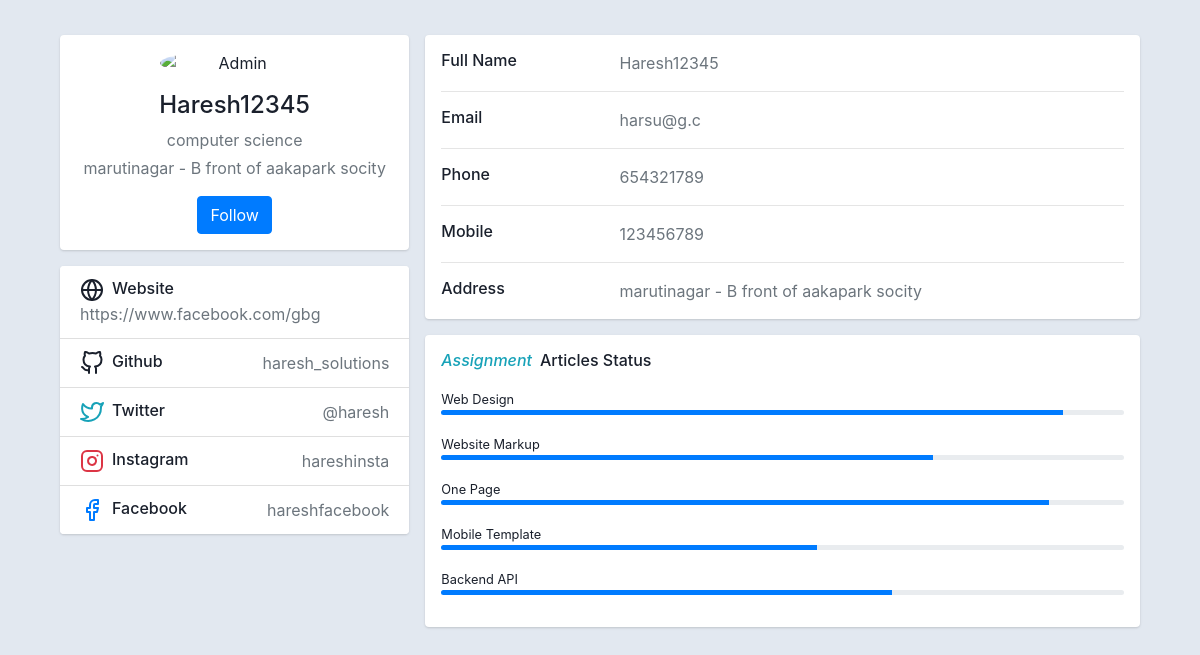
Before: /index.php/home/about_user with the older database file.
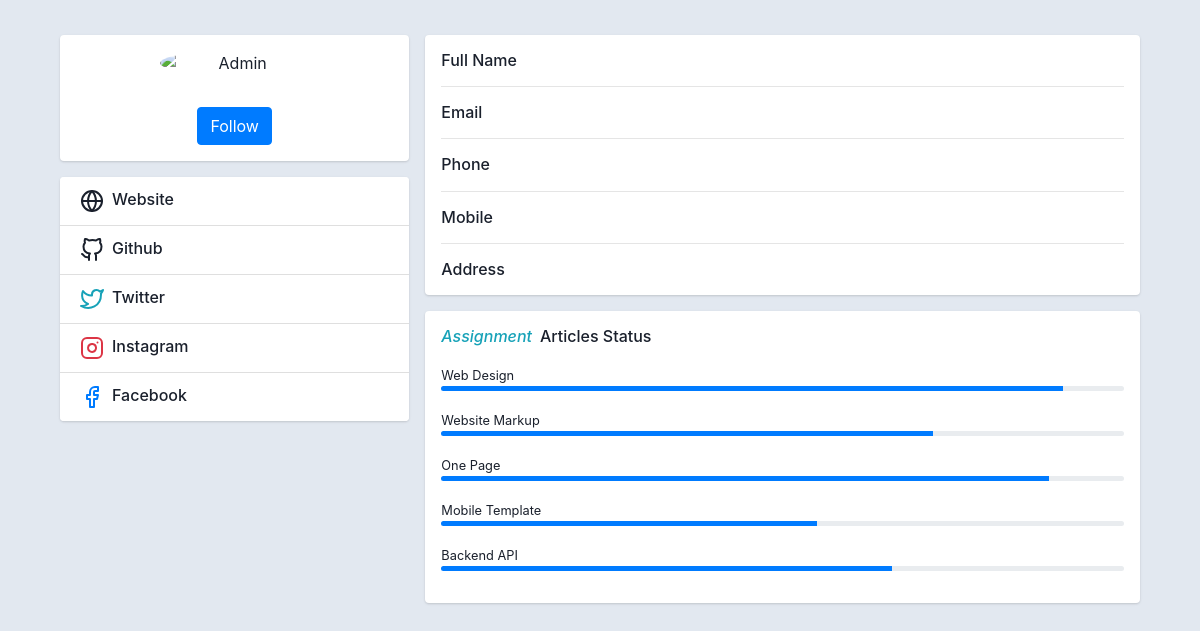
After: the same page with the newer database file.
### tables this page shows
CREATE TABLE `user_list` (
  `user_id` int(15) NOT NULL,
  `user_name` varchar(150) NOT NULL,
  `email` varchar(150) NOT NULL,
  `total_post` int(12) NOT NULL DEFAULT 0,
  `type` varchar(15) NOT NULL DEFAULT 'co_admin',
  `password` varchar(40) NOT NULL,
  `profile_pic` varchar(200) NOT NULL,
  `reg_id` int(15) NOT NULL,
  `profession` varchar(150) NOT NULL DEFAULT '-',
  `address` varchar(350) NOT NULL DEFAULT '-',
  `website` varchar(200) NOT NULL DEFAULT '-',
  `github` varchar(350) NOT NULL DEFAULT '-',
  `twitter` varchar(350) NOT NULL DEFAULT '-',
  `instagram` varchar(350) NOT NULL DEFAULT '-',
  `facebook` varchar(350) NOT NULL DEFAULT '-',
  `moblie` varchar(12) NOT NULL DEFAULT '-',
  `phone` varchar(12) NOT NULL DEFAULT '-'
);

### application/controllers/home.php (called while the page is built, shortened)
<?php
class home extends CI_Controller
{
    function __construct()
    {
        $this->load->model("home_model");
    }
    public function about_user()
    {
        $id = 5;
        $data['data'] = $this->home_model->about_user_model($id);
        $this->load->view("user_about_page", $data);
    }
}

### index.php (called while the page is built, shortened)
<?php
require_once BASEPATH.'core/CodeIgniter.php';

### application/models/home_model.php (called while the page is built, shortened)
<?php
class home_model extends CI_Model
{
    function about_user_model($id)
    {
        $data = $this->db->where('user_id', $id)
            ->get('user_list')->result_array();
        return $data;
    }
}

### application/views/user_about_page.php (the view, shortened to what the changed rows need)
<!DOCTYPE html>
<html lang="en">
<head>
    <link rel="stylesheet" href="https://stackpath.bootstrapcdn.com/bootstrap/4.3.1/css/bootstrap.min.css" />
    <link rel="stylesheet" href="<?php echo base_url(); ?>tools/dist/css/user_about_page.css" />
</head>
<body>
    <div class="container">
        <div class="main-body">
            <div class="row gutters-sm">
                <div class="col-md-4 mb-3">
                    <div class="card">
                        <div class="card-body">
                            <div class="d-flex flex-column align-items-center text-center">
                                <div class="mt-3">
                                    <h4>
                                        <?php echo $data[0]['user_name']; ?>
                                    </h4>
                                    <p class="text-secondary mb-1"> <?php echo $data[0]['profession']; ?> </p>
                                    <p class="text-muted font-size-sm">
                                    <?php echo $data[0]['address']; ?>
                                    </p>
                                    <button class="btn btn-primary">Follow</button>
                                </div>
                            </div>
                        </div>
                    </div>
                    <div class="card mt-3">
                        <ul class="list-group list-group-flush">
                            <li class="list-group-item d-flex justify-content-between align-items-center flex-wrap">
                                <h6 class="mb-0">
                                    Website
                                </h6>
                                <span class="text-secondary"><?php echo $data[0]['website'];?></span>
                            </li>
                            <li class="list-group-item d-flex justify-content-between align-items-center flex-wrap">
                                <h6 class="mb-0">
                                    Github
                                </h6>
                                <span class="text-secondary"><?php echo $data[0]['github'];?></span>
                            </li>
                            <li class="list-group-item d-flex justify-content-between align-items-center flex-wrap">
                                <h6 class="mb-0">
                                    Twitter
                                </h6>
                                <span class="text-secondary"><?php echo $data[0]['twitter'];?></span>
                            </li>
                            <li class="list-group-item d-flex justify-content-between align-items-center flex-wrap">
                                <h6 class="mb-0">
                                    Instagram
                                </h6>
                                <span class="text-secondary"><?php echo $data[0]['instagram'];?></span>
                            </li>
                            <li class="list-group-item d-flex justify-content-between align-items-center flex-wrap">
                                <h6 class="mb-0">
                                    Facebook
                                </h6>
                                <span class="text-secondary"><?php echo $data[0]['facebook'];?></span>
                            </li>
                        </ul>
                    </div>
                </div>
                <div class="col-md-8">
                    <div class="card mb-3">
                        <div class="card-body">
                            <div class="row">
                                <div class="col-sm-3">
                                    <h6 class="mb-0">Full Name</h6>
                                </div>
                                <div class="col-sm-9 text-secondary"><?php echo $data[0]['user_name']; ?></div>
                            </div>
                            <div class="row">
                                <div class="col-sm-3">
                                    <h6 class="mb-0">Email</h6>
                                </div>
                                <div class="col-sm-9 text-secondary"><?php echo $data[0]['email']; ?></div>
                            </div>
                            <div class="row">
                                <div class="col-sm-3">
                                    <h6 class="mb-0">Phone</h6>
                                </div>
                                <div class="col-sm-9 text-secondary"><?php echo $data[0]['phone']; ?></div>
                            </div>
                            <div class="row">
                                <div class="col-sm-3">
                                    <h6 class="mb-0">Mobile</h6>
                                </div>
                                <div class="col-sm-9 text-secondary"><?php echo $data[0]['moblie']; ?></div>
                            </div>
                            <div class="row">
                                <div class="col-sm-3">
                                    <h6 class="mb-0">Address</h6>
                                </div>
                                <div class="col-sm-9 text-secondary"><?php echo $data[0]['address']; ?></div>
                            </div>
                        </div>
                    </div>
                </div>
            </div>
        </div>
    </div>
</body>
</html>

Changed rows visible on the page:
removed user_list: user_name "Haresh12345", profession "computer science", address "marutinagar - B front of aakapark socity", website "https://www.facebook.com/gbg", github "haresh_solutions", twitter "@haresh", instagram "hareshinsta", facebook "hareshfacebook", email "harsu@g.c", phone "654321789", moblie "123456789"
